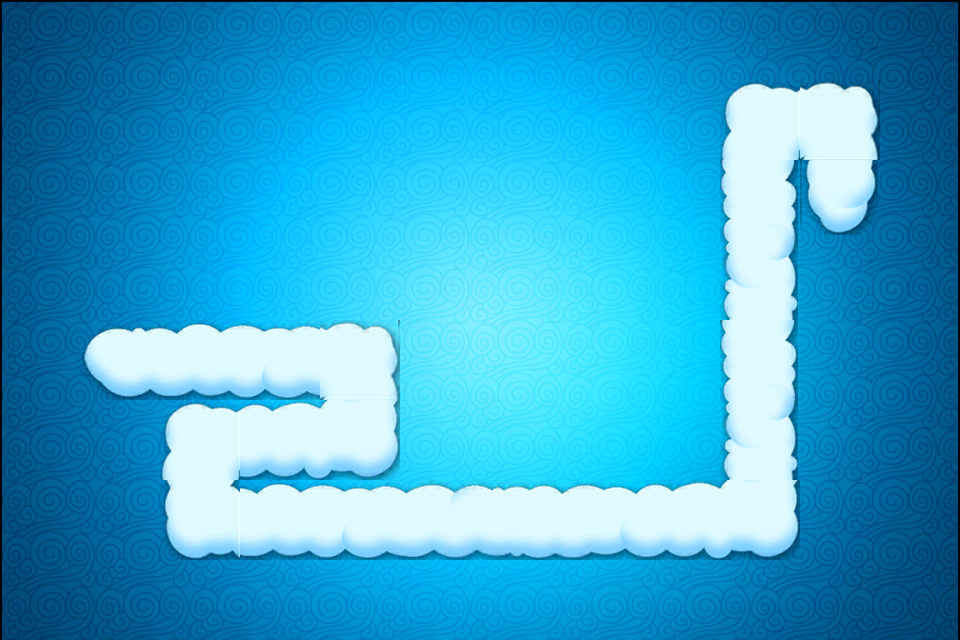

Below is a game level as drawn by its tile map, then a one-line description and the .tmx file that defines it, in full:
An orthogonal 12x8 tile map with 80x80 px tiles, 2 tile layers (background, path), 2 tilesets and 26 objects (3x 0, 3x 1, 3x 2, 3x 3, 3x 4, ...).

<map version="1.0" orientation="orthogonal" renderorder="right-down" width="12" height="8" tilewidth="80" tileheight="80" nextobjectid="37">
 <tileset firstgid="1" name="Bg3" tilewidth="80" tileheight="80" tilecount="96" columns="12">
  <image source="Bg3.png" width="960" height="640" />
 </tileset>
 <tileset firstgid="97" name="sucai" tilewidth="80" tileheight="80" tilecount="30" columns="10">
  <image source="sucai.png" width="800" height="240" />
 </tileset>
 <layer name="background" width="12" height="8">
  <data encoding="csv">
1,2,3,4,5,6,7,8,9,10,11,12,
13,14,15,16,17,18,19,20,21,22,23,24,
25,26,27,28,29,30,31,32,33,34,35,36,
37,38,39,40,41,42,43,44,45,46,47,48,
49,50,51,52,53,54,55,56,57,58,59,60,
61,62,63,64,65,66,67,68,69,70,71,72,
73,74,75,76,77,78,79,80,81,82,83,84,
85,86,87,88,89,90,91,92,93,94,95,96
</data>
 </layer>
 <layer name="path" width="12" height="8">
  <data encoding="csv">
1,2,3,4,5,6,7,8,9,10,11,12,
0,0,0,0,0,0,0,0,0,97,105,0,
0,0,0,0,0,0,0,0,0,106,126,0,
0,0,0,0,0,0,0,0,0,116,0,0,
0,118,119,120,105,0,0,0,0,106,0,0,
0,0,97,124,125,0,0,0,0,116,0,0,
0,0,117,119,120,121,122,123,124,125,0,0,
0,0,0,0,0,0,0,0,0,0,0,0
</data>
 </layer>
 <objectgroup name="pathObject">
  <object id="10" name="0" x="100" y="351" width="16" height="16" />
  <object id="11" name="1" x="352" y="354" width="16" height="16" />
  <object id="12" name="2" x="350" y="428" width="16" height="16" />
  <object id="13" name="3" x="192" y="431" width="16" height="16" />
  <object id="14" name="4" x="192" y="510" width="16" height="16" />
  <object id="15" name="5" x="753" y="504" width="16" height="16" />
  <object id="16" name="6" x="754" y="116" width="16" height="16" />
  <object id="17" name="7" x="832" y="115" width="16" height="16" />
  <object id="18" name="8" x="832" y="195" width="16" height="16" />
 </objectgroup>
 <objectgroup name="obstacles">
  <object id="20" name="0" x="98" y="349" width="21" height="20" />
  <object id="21" name="1" x="283" y="184" width="12" height="20" />
  <object id="22" name="2" x="435" y="119" width="11" height="26" />
  <object id="23" name="3" x="588" y="116" width="10" height="25" />
  <object id="24" name="4" x="584" y="352" width="10" height="28" />
  <object id="25" name="5" x="434" y="358" width="14" height="25" />
  <object id="26" name="6" x="111" y="499" width="31" height="35" />
  <object id="27" name="7" x="836" y="507" width="15" height="25" />
 </objectgroup>
 <objectgroup name="pathObject2">
  <object id="28" name="0" x="103" y="352" width="16" height="16" />
  <object id="29" name="1" x="352" y="355" width="16" height="16" />
  <object id="30" name="2" x="349" y="424" width="16" height="16" />
  <object id="31" name="3" x="193" y="434" width="16" height="16" />
  <object id="32" name="4" x="193" y="507" width="16" height="16" />
  <object id="33" name="5" x="754" y="506" width="16" height="16" />
  <object id="34" name="6" x="754" y="118" width="16" height="16" />
  <object id="35" name="7" x="831" y="115" width="16" height="16" />
  <object id="36" name="8" x="835" y="194" width="16" height="16" />
 </objectgroup>
</map>